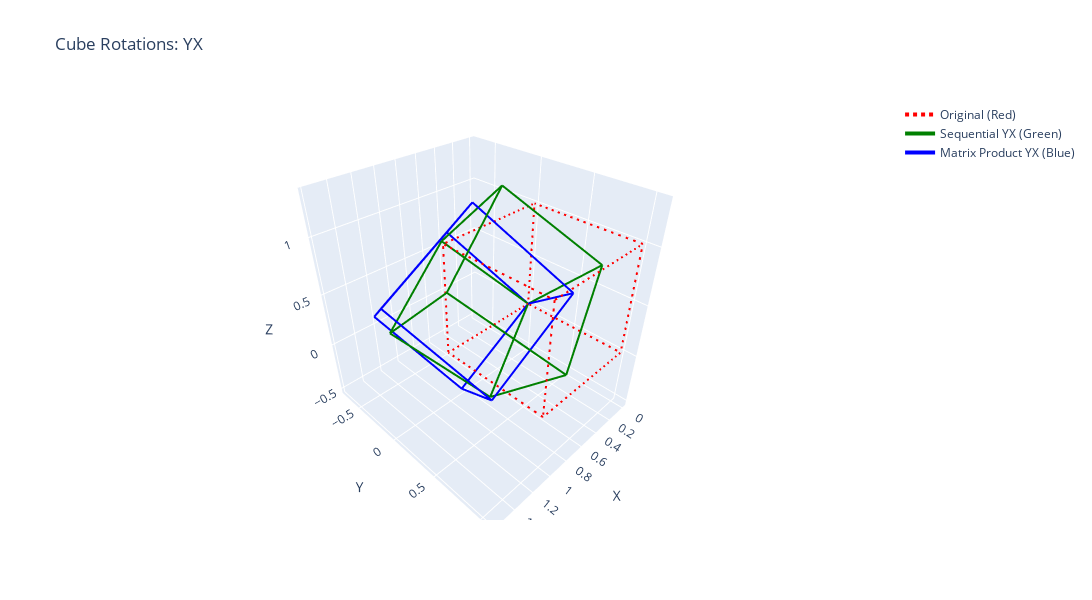

The code cell stored with this chart in its notebook:
### Code cell
import numpy as np
import plotly.graph_objects as go

#helper function to create edges
def create_edges(vertices, color='blue'):
    edge_x = []
    edge_y = []
    edge_z = []
    edges = [
        (0, 1), (1, 2), (2, 3), (3, 0),  # lower face edges
        (4, 5), (5, 6), (6, 7), (7, 4),  # upper face edges
        (0, 4), (1, 5), (2, 6), (3, 7)   # side edges
    ]

    for edge in edges:
        edge_x.extend([vertices[edge[0], 0], vertices[edge[1], 0], None])
        edge_y.extend([vertices[edge[0], 1], vertices[edge[1], 1], None])
        edge_z.extend([vertices[edge[0], 2], vertices[edge[1], 2], None])

    return edge_x, edge_y, edge_z, color

# Create edge traces for Plotly
original_x, original_y, original_z, original_color = create_edges(cube_vertices, color='red')
yx_seq_x, yx_seq_y, yx_seq_z, yx_seq_color = create_edges(vertices_yx_seq, color='green')
yx_mat_x, yx_mat_y, yx_mat_z, yx_mat_color = create_edges(vertices_yx_mat, color='blue')
xy_seq_x, xy_seq_y, xy_seq_z, xy_seq_color = create_edges(vertices_xy_seq, color='green')
xy_mat_x, xy_mat_y, xy_mat_z, xy_mat_color = create_edges(vertices_xy_mat, color='blue')

fig = go.Figure()

fig.add_trace(go.Scatter3d(x=original_x, y=original_y, z=original_z,
                           mode='lines', line=dict(color=original_color, width=4, dash='dot'),
                           name='Original (Red)'))

fig.add_trace(go.Scatter3d(x=yx_seq_x, y=yx_seq_y, z=yx_seq_z,
                           mode='lines', line=dict(color=yx_seq_color, width=4,),
                           name='Sequential YX (Green)'))

fig.add_trace(go.Scatter3d(x=yx_mat_x, y=yx_mat_y, z=yx_mat_z,
                           mode='lines', line=dict(color=yx_mat_color, width=4),
                           name='Matrix Product YX (Blue)'))


# fig.add_trace(go.Scatter3d(x=xy_seq_x, y=xy_seq_y, z=xy_seq_z,
#                            mode='lines', line=dict(color=xy_seq_color, width=4, dash='dash'),
#                            name='Sequential XY (Green)'))
# fig.add_trace(go.Scatter3d(x=xy_mat_x, y=xy_mat_y, z=xy_mat_z,
#                            mode='lines', line=dict(color=xy_mat_color, width=4),
#                            name='Matrix Product XY (Blue)'))

fig.update_layout(scene=dict(xaxis_title='X', yaxis_title='Y', zaxis_title='Z'),
                  title='Cube Rotations: YX',
                  width=1200, height=600, showlegend=True)

fig.show()

### Figure 1 — Plotly figure (JSON) as saved in the notebook; plotly's stock layout.template omitted (floating-point values rounded to 4 significant figures)
{"data": [{"line": {"color": "red", "dash": "dot", "width": 4}, "mode": "lines", "name": "Original (Red)", "type": "scatter3d", "x": [0, 1, null, 1, 1, null, 1, 0, null, 0, 0, null, 0, 1, null, 1, 1, null, 1, 0, null, 0, 0, null, 0, 0, null, 1, 1, null, 1, 1, null, 0, 0, null], "y": [0, 0, null, 0, 1, null, 1, 1, null, 1, 0, null, 0, 0, null, 0, 1, null, 1, 1, null, 1, 0, null, 0, 0, null, 0, 0, null, 1, 1, null, 1, 1, null], "z": [0, 0, null, 0, 0, null, 0, 0, null, 0, 0, null, 1, 1, null, 1, 1, null, 1, 1, null, 1, 1, null, 0, 1, null, 0, 1, null, 0, 1, null, 0, 1, null]}, {"line": {"color": "green", "width": 4}, "mode": "lines", "name": "Sequential YX (Green)", "type": "scatter3d", "x": [0, 0.866, null, 0.866, 0.866, null, 0.866, 0, null, 0, 0, null, 0.5, 1.366, null, 1.366, 1.366, null, 1.366, 0.5, null, 0.5, 0.5, null, 0, 0.5, null, 0.866, 1.366, null, 0.866, 1.366, null, 0, 0.5, null], "y": [0, 0.3535, null, 0.3535, 1.06, null, 1.06, 0.707, null, 0.707, 0, null, -0.6123, -0.2588, null, -0.2588, 0.4482, null, 0.4482, 0.09474, null, 0.09474, -0.6123, null, 0, -0.6123, null, 0.3535, -0.2588, null, 1.06, 0.4482, null, 0.707, 0.09474, null], "z": [0, -0.3535, null, -0.3535, 0.3535, null, 0.3535, 0.707, null, 0.707, 0, null, 0.6123, 0.2588, null, 0.2588, 0.9658, null, 0.9658, 1.319, null, 1.319, 0.6123, null, 0, 0.6123, null, -0.3535, 0.2588, null, 0.3535, 0.9658, null, 0.707, 1.319, null]}, {"line": {"color": "blue", "width": 4}, "mode": "lines", "name": "Matrix Product YX (Blue)", "type": "scatter3d", "x": [0, 0.866, null, 0.866, 1.22, null, 1.22, 0.3535, null, 0.3535, 0, null, 0.3535, 1.22, null, 1.22, 1.573, null, 1.573, 0.707, null, 0.707, 0.3535, null, 0, 0.3535, null, 0.866, 1.22, null, 1.22, 1.573, null, 0.3535, 0.707, null], "y": [0, 0, null, 0, 0.707, null, 0.707, 0.707, null, 0.707, 0, null, -0.707, -0.707, null, -0.707, 0, null, 0, 0, null, 0, -0.707, null, 0, -0.707, null, 0, -0.707, null, 0.707, 0, null, 0.707, 0, null], "z": [0, -0.5, null, -0.5, 0.1123, null, 0.1123, 0.6123, null, 0.6123, 0, null, 0.6123, 0.1123, null, 0.1123, 0.7245, null, 0.7245, 1.225, null, 1.225, 0.6123, null, 0, 0.6123, null, -0.5, 0.1123, null, 0.1123, 0.7245, null, 0.6123, 1.225, null]}], "layout": {"height": 600, "scene": {"xaxis": {"title": {"text": "X"}}, "yaxis": {"title": {"text": "Y"}}, "zaxis": {"title": {"text": "Z"}}}, "showlegend": true, "title": {"text": "Cube Rotations: YX"}, "width": 1200}}
